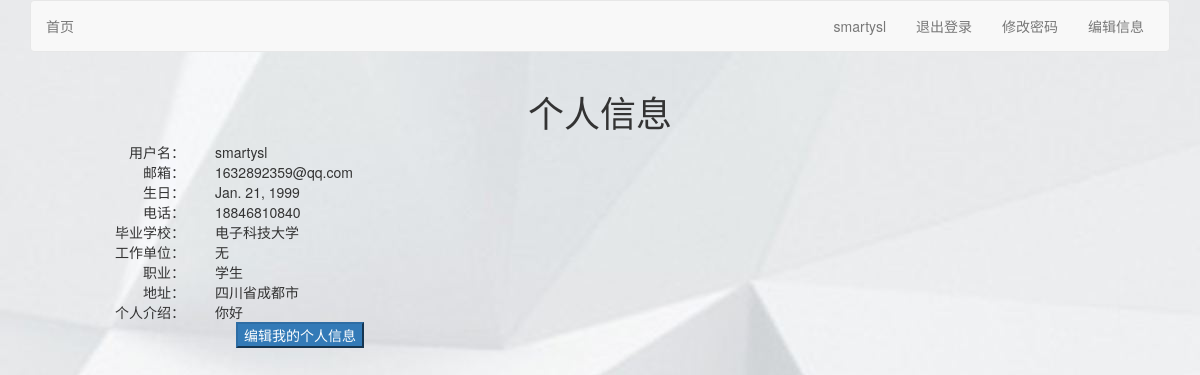
The app's page /account/my-information/ (signed in) with its own data.
### account/models.py (models this page shows, shortened)
class UserProfile(models.Model):
    user = models.OneToOneField(User, unique=True,on_delete=models.CASCADE)
    birth = models.DateField(blank=True, null=True)
    phone = models.CharField(max_length=20, null=True)

class UserInfo(models.Model):
    user=models.OneToOneField(User,unique=True,on_delete=models.CASCADE)
    school=models.CharField(max_length=100,blank=True)
    company=models.CharField(max_length=100,blank=True)
    profession=models.CharField(max_length=100,blank=True)
    address=models.CharField(max_length=100,blank=True)
    aboutme=models.TextField(blank=True)

### account/views.py (the view)
# urls.py: path('my-information/',views.myself,name="my_information"),
@login_required(login_url='/account/login/')
def myself(request):
    user=User.objects.get(username=request.user.username)
    userprofile=UserProfile.objects.get(user=user)
    userinfo=UserInfo.objects.get(user=user)
    return render(request,"account/myself.html",{"user":user,"userinfo":userinfo,"userprofile":userprofile})

### templates/account/myself.html (shortened to what this page needs)
{% extends "base.html" %}
{% block content %}
<div class="row text-center vertical-middle-sm">
    <h1>个人信息</h1>
    <div class="row">
        <div class="col-md-6">
            <div class="row">
                <div class="col-md-4 text-right"><span>用户名：</span></div>
                <div class="col-md-4 text-left">{{user.username}}</div>
            </div>
            <div class="row">
                <div class="col-md-4 text-right"><span>邮箱：</span></div>
                <div class="col-md-4 text-left">{{user.email}}</div>
            </div>
            <div class="row">
                <div class="col-md-4 text-right"><span>生日：</span></div>
                <div class="col-md-4 text-left">{{userprofile.birth}}</div>
            </div>
            <div class="row">
                <div class="col-md-4 text-right"><span>电话：</span></div>
                <div class="col-md-4 text-left">{{userprofile.phone}}</div>
            </div>
            <div class="row">
                <div class="col-md-4 text-right"><span>毕业学校：</span></div>
                <div class="col-md-4 text-left">{{userinfo.school}}</div>
            </div>
            <div class="row">
                <div class="col-md-4 text-right"><span>工作单位：</span></div>
                <div class="col-md-4 text-left">{{userinfo.company}}</div>
            </div>
            <div class="row">
                <div class="col-md-4 text-right"><span>职业：</span></div>
                <div class="col-md-4 text-left">{{userinfo.profession}}</div>
            </div>
            <div class="row">
                <div class="col-md-4 text-right"><span>地址：</span></div>
                <div class="col-md-4 text-left">{{userinfo.address}}</div>
            </div>
            <div class="row">
                <div class="col-md-4 text-right"><span>个人介绍：</span></div>
                <div class="col-md-4 text-left">{{userinfo.aboutme}}</div>
            </div>
            <a href="{% url 'account:edit_my_information' %}"><button class="btm btn-primary btm-lg">编辑我的个人信息</button> </a>
            </div>
        </div>
    </div>
</div>
{% endblock %}

### templates/header.html
{% load staticfiles %}
<div class="container">
    <nav class="navbar navbar-default" role="navigation">
        <div>
            <ul class="nav navbar-nav" role="navigation">
                <li><a href="{% url 'blog:blog_title' %}">首页</a> </li>
            </ul>
            <ul class="nav navbar-nav navbar-right" style="margin-right:10px">
                {% if user.is_authenticated %}
                <li><a href="#">{{ user.username }}</a> </li>
                <li><a href="{% url 'account:user_logout' %}">退出登录</a> </li>
                <li><a href="{% url 'account:password_change' %}">修改密码</a> </li>
                <li><a href="{% url 'account:edit_my_information' %}">编辑信息</a></li>
                {% else %}
                <li><a href="{% url 'account:user_login' %}">登录</a></li>
                {% endif %}
            </ul>
        </div>
    </nav>
</div>

### records on screen
UserProfile: birth "Jan. 21, 1999", phone "18846810840"
UserInfo: school "电子科技大学", company "无", profession "学生", address "四川省成都市", aboutme "你好"

### other values on screen
{{ user.username }} "smartysl"
{{ user.email }} "1632892359@qq.com"
